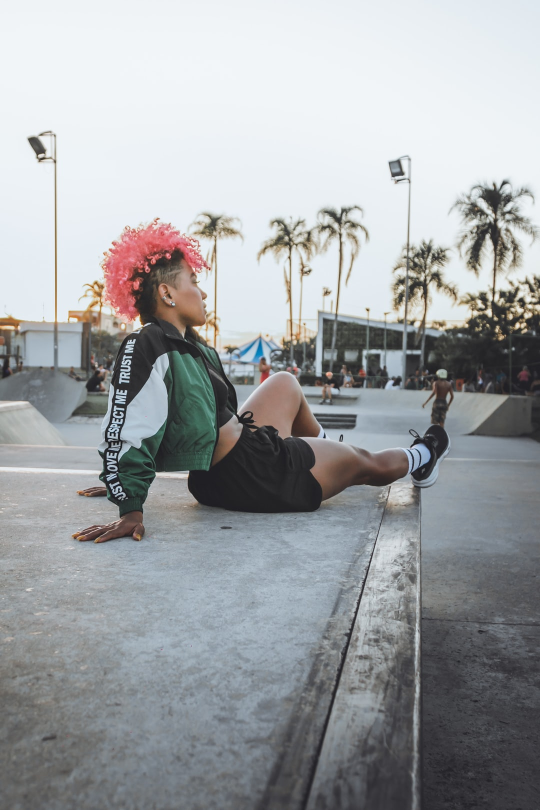
#> input picture data/05CAhMq70ZM.jpg, 1080 x 1620 px, given in place of template.png, which was not available (shown at 1/2 size)
$ jupyter execute --allow-errors apply_watermark.ipynb   (Python 2 division)
#> lines starting #> are read from the running program, lines starting #| are printed output that depends on the picture; pictures that were not available may be replaced by others from this repository, and a replacement may not be noted
[cell 1]
import cv2
import matplotlib.pyplot as plt
import numpy as np
import os

[cell 2]
watermark = cv2.imread('template.png')
#> watermark is the input picture: shape (1620, 1080, 3); mean B, G, R 164.6, 162.2, 159.5
watermark = cv2.cvtColor(watermark, cv2.COLOR_BGR2RGB)
plt.imshow(watermark);

[cell 3]
img = cv2.imread('data/AoLkcXdQoNs.jpg')
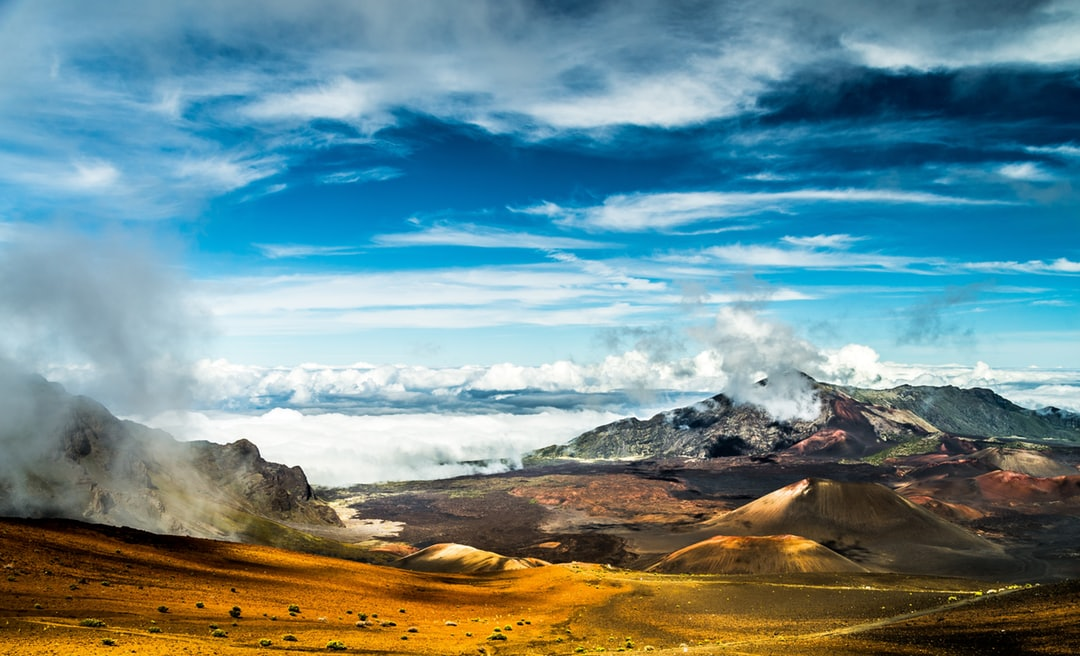
#> input picture data/10OY7Od4YeQ.jpg, 1080 x 656 px, given in place of AoLkcXdQoNs.jpg, which was not available
#> img is the input picture: shape (656, 1080, 3); mean B, G, R 142.8, 138.5, 109.1
img = cv2.cvtColor(img, cv2.COLOR_BGR2RGB)
img = cv2.resize(img, (256, 256))
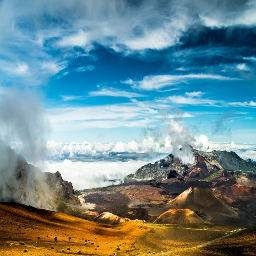
#> img: shape (256, 256, 3); mean R, G, B 109, 138.5, 142.7
plt.imshow(img);

[cell 4]
mask = np.zeros_like(img)
n, m, k = watermark.shape
#> n = 1620; m = 1080; k = 3
x_offset, y_offset = 100, 100
#> (the rest of this cell did not finish here and is left out)

[cell 5]
plt.imshow(cv2.addWeighted(img, 1, mask, .2, .3))
#> mask: shape (256, 256, 3); every value is 0
#> `img = cv2.resize(img, (256, 256))`:
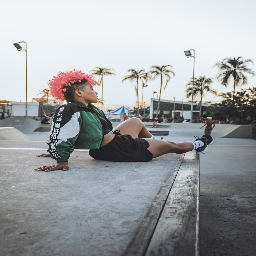
#> img: shape (256, 256, 3); mean B, G, R 164.5, 162.1, 159.3

#> (a cell that did not finish here is left out)
